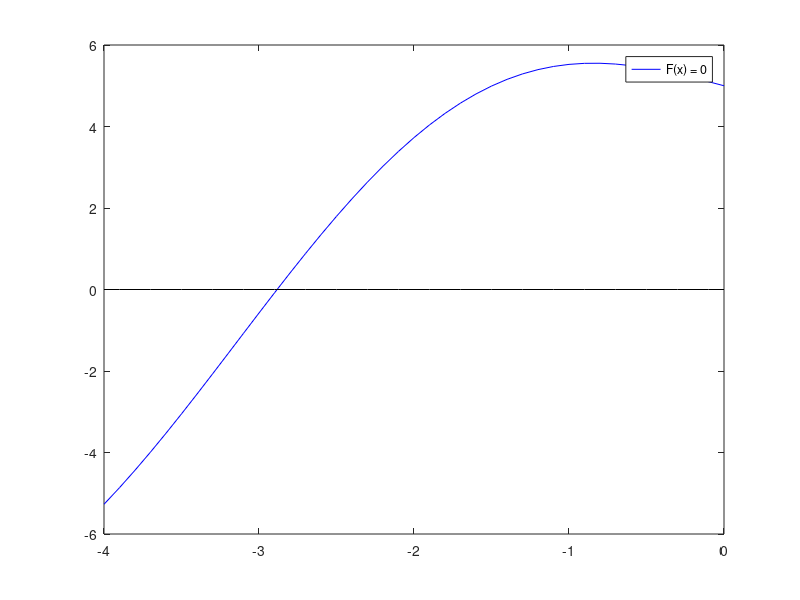

MATLAB code for this plot:
 clc
clear all
format long 

f1 = @(x) (2.*x-3.*(sin(x))+5);

x=-4:.1:0;
plot(x,f1(x), 'blue', x, zeros(size(x)), 'black');
legend('F(x) = 0')
